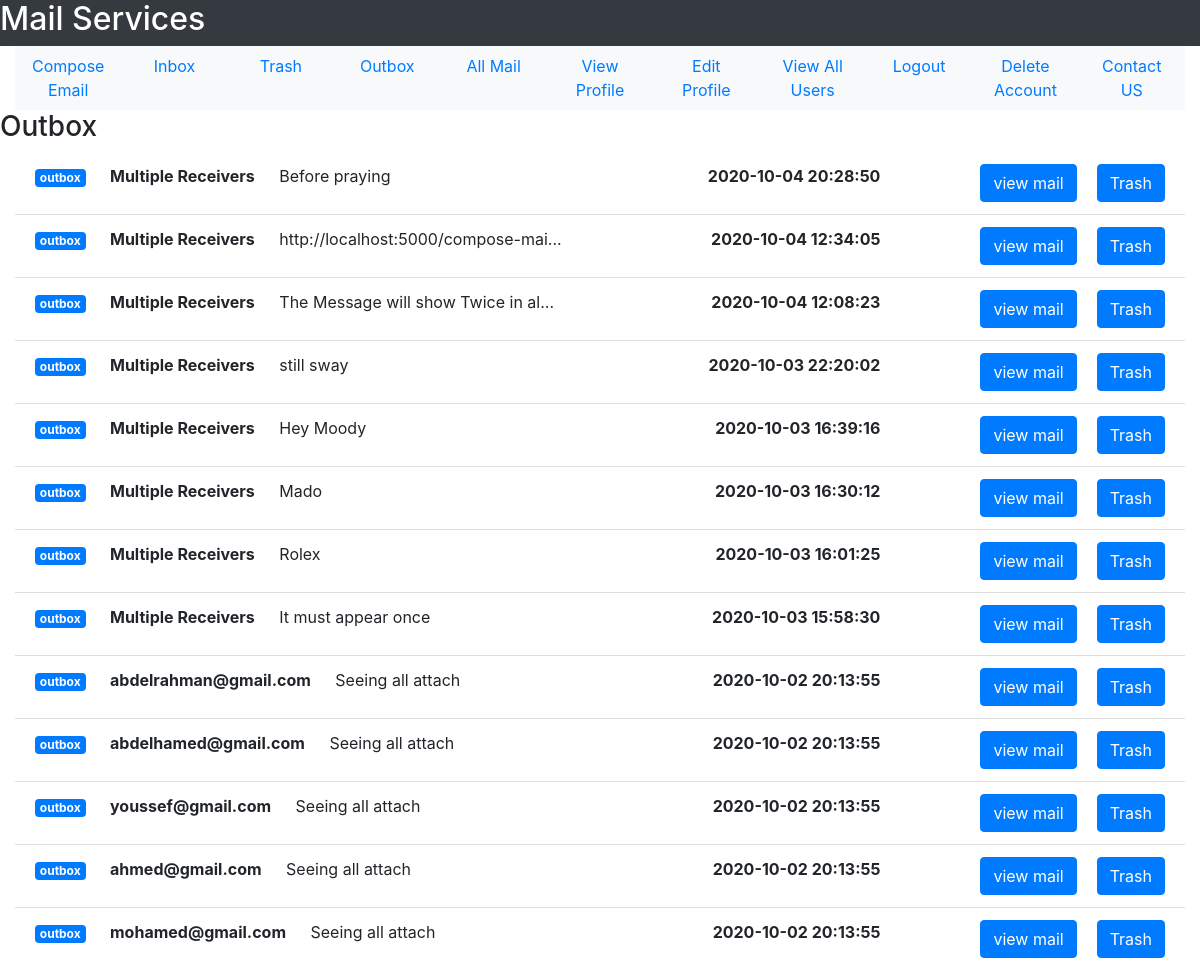
The page /outbox (signed in, upper part) on the database as committed earlier.
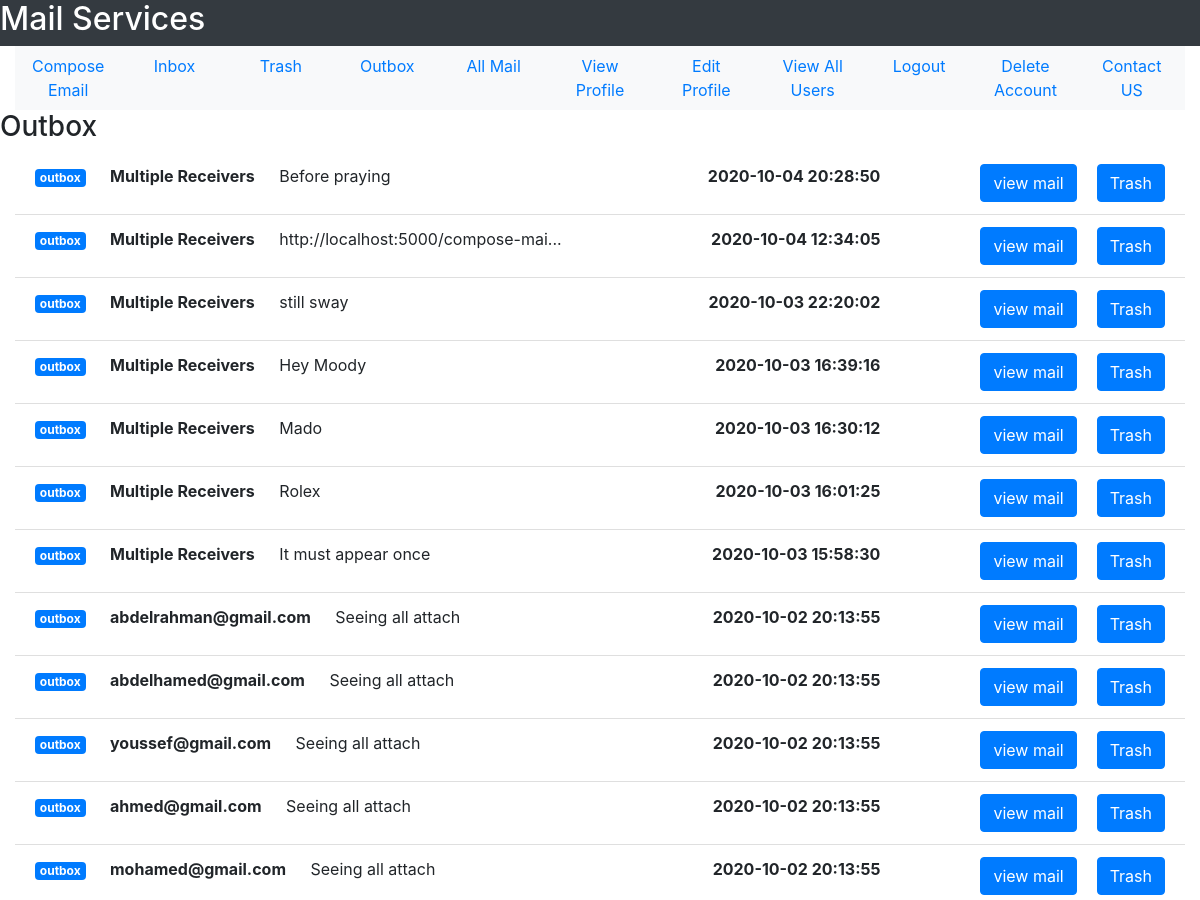
The same page on the database as committed later.
### tables this page shows
CREATE TABLE mail(mail_id INTEGER PRIMARY KEY, sender_id INTEGER NOT NULL, receiver_id INTEGER NOT NULL, mail_subject TEXT, mail_body TEXT,  mail_date TEXT NOT NULL,mail_seen INTEGER DEFAULT 0 CHECK(mail_seen == 0 OR mail_seen == 1), sender_trashed INTEGER DEFAULT 0 CHECK(sender_trashed == 0 OR sender_trashed == 1), receiver_trashed INTEGER DEFAULT 0 CHECK(receiver_trashed == 0 OR receiver_trashed == 1), multiple_receivers INTEGER DEFAULT 0 CHECK(multiple_receivers == 0 OR multiple_receivers == 1), FOREIGN KEY(sender_id, receiver_id) REFERENCES user(user_id, user_id));

CREATE TABLE user(user_id INTEGER PRIMARY KEY, user_name TEXT NOT NULL, user_email TEXT NOT NULL, user_password TEXT  NOT NULL, user_gender TEXT NOT NULL, user_date_of_birth TEXT NOT NULL, user_city TEXT NOT NULL, user_country TEXT NOT NULL, user_contact INTEGER, user_account_creation_date TEXT NOT NULL, user_active INTEGER DEFAULT 0 CHECK(user_active == 1 OR user_active == 0), UNIQUE(user_email));

### User/User_Mail/user_mail.py (the view)
@user_mail_bp.route("/outbox")
def see_outbox():
    outbox = return_outbox(get_user_id(session["email"]))
    return render_template("User_Mail/outbox.html", outbox_mails = outbox)

### User/User_Mail/user_mail.py (called while the page is built)
def get_user_id(user_email):
    sqlite_connection = sqlite3.connect('MAIL_DB.db')
    select_user_query = """SELECT user_id FROM user WHERE user_email = ?;"""
    select_user_query_data = (user_email,)
    user_record = sqlite_connection.execute(select_user_query, select_user_query_data)
    user_id = 0
    for data in user_record:
        user_id = data[0]
    sqlite_connection.close()
    return user_id

def get_user_email(user_id):
    sqlite_connection = sqlite3.connect('MAIL_DB.db')
    select_user_query = """SELECT user_email FROM user WHERE user_id = ?;"""
    select_user_query_data = (user_id,)
    user_record = sqlite_connection.execute(select_user_query, select_user_query_data)
    user_email = ""
    for data in user_record:
        user_email = data[0]
    sqlite_connection.close()
    return user_email

def check_attachment_exist(mail_id):
    sqlite_connection = sqlite3.connect('MAIL_DB.db')
    search_file_query = """SELECT * FROM attachment WHERE mail_id = ?;"""
    search_file_query_data = (mail_id,)
    file_list = sqlite_connection.execute(search_file_query, search_file_query_data).fetchall()
    if len(file_list) == 0:
        sqlite_connection.close()
        return False
    else:
        sqlite_connection.close()
        return True

def remove_milli_seconds(full_date):
    date = datetime.strptime(full_date, '%Y-%m-%d %H:%M:%S.%f')
    return date.strftime('%Y-%m-%d %H:%M:%S')

def sort_mails(all_mails):
    counter = 0
    while(counter < len(all_mails)):
        i = 0
        while(i < len(all_mails)-1):
            if all_mails[i]["mail_id"] < all_mails[i+1]["mail_id"]:
                temp = all_mails[i]
                all_mails[i] = all_mails[i+1]
                all_mails[i+1] = temp
            i += 1
        counter += 1
    return all_mails

### User/User_Mail/templates/User_Mail/outbox.html (shortened to what this page needs)
<!DOCTYPE html>
<html lang = "en">
    <head>
        <link rel="stylesheet" href="https://maxcdn.bootstrapcdn.com/bootstrap/4.5.2/css/bootstrap.min.css">
    </head>
<body>
    <div class = "container-fluid">
    <div class = "row bg-dark text-white">
        <h2>Mail Services</h2>
    </div>
    <div>
        <ul class = "nav nav-justified bg-light">
            <li class = 'nav-item'>
                <a href = "{{url_for('user_mail_bp.compose_email')}}" class = 'nav-link'>Compose Email</a>
            </li>
            <li class = 'nav-item'>
                <a href = "{{url_for('user_mail_bp.see_inbox')}}" class = 'nav-link'>Inbox</a>
            </li>
            <li class = 'nav-item'>
                <a href = "{{url_for('user_mail_bp.trash')}}" class = 'nav-link'>Trash</a>
            </li>
            <li class = 'nav-item'>
                <a href = "{{url_for('user_mail_bp.see_outbox')}}" class = 'nav-link'>Outbox</a>
            </li>
            <li class = 'nav-item'>
                <a href = "{{url_for('user_mail_bp.see_all_mail')}}" class = 'nav-link'>All Mail</a>
            </li>
            <li class = 'nav-item'>
                <a href = "{{url_for('user_profile_bp.view_profile')}}" class = 'nav-link'>View Profile</a>
            </li>
            <li class = 'nav-item'>
                <a href = "{{url_for('user_profile_bp.edit_profile_form')}}" class = 'nav-link'>Edit Profile</a>
            </li>
            <li class = 'nav-item'>
                <a href = "{{url_for('user_profile_bp.view_all_users')}}" class = 'nav-link'>View All Users</a>
            </li>
            <li class = 'nav-item'>
                <a href = "{{url_for('user_profile_bp.logout')}}" class = 'nav-link'>Logout</a>
            </li>
            <li class = 'nav-item'>
                <a href = "{{url_for('user_profile_bp.delete_account')}}" class = 'nav-link'>Delete Account</a>
            </li>
            <li class = 'nav-item'>
                <a href = '#' class = 'nav-link'>Contact US</a>
            </li>
        </ul>
    </div>
    <div class = "row">
        <h3>Outbox</h3>
    </div>
    <div>
       <ul class = "list-group list-group-flush">
           {% for mail in outbox_mails %}
           <li class = "list-group-item">
               <span class = "badge badge-primary">outbox</span>
               <strong style = "margin-left: 20px;">{{mail['receiver_mail']}}</strong>
               <span style = "margin-left: 20px;" id = "mailSubject">{{mail['mail_subject']}}</span>
               <a href = "{{url_for('user_mail_bp.outbox_to_trash', mail_id = mail['mail_id'])}}"
               class = "btn btn-primary float-right" style = "margin-left: 20px;">Trash</a>
               <a href = "{{url_for('user_mail_bp.view_mail', mail_id = mail['mail_id'])}}"
               class = "btn btn-primary float-right">view mail</a>
               <strong style = "margin-right: 100px;" class = "float-right">{{mail['mail_date']}}</strong>
           </li>
           {% endfor %}
       </ul>
    </div>
    </div>
</body>
</html>

Rows that differ between the two databases and show on the page:
no longer on this page (row edited): mail: mail_subject "The Message will show Twice in al..."
Other text that changed with them:
list line gone: "outbox Multiple Receivers Trash view mail 2020-10-04 12:08:23"
